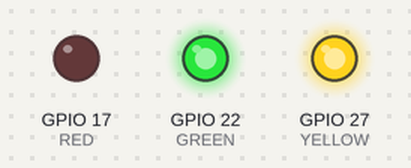
Recording of a program running on a simulated Raspberry Pi (BCM pin numbers). On the bench: output pins drawn as LEDs (lit = HIGH).

Above: at 5.0 s.
At 11.0 s:
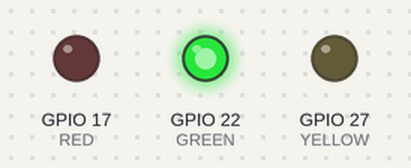
At 17.0 s:
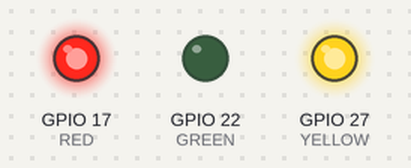
At 24.5 s:
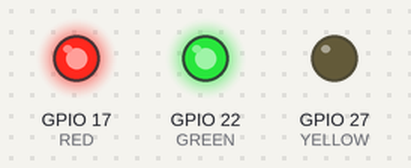
Timing chart, 0 to 35.1 s (numbered marks = the images above):
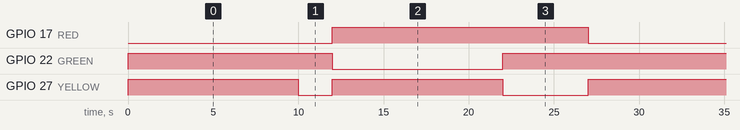

Measured:
- by itself, GPIO 17 (RED): alternates HIGH for 15.0 s and LOW for 12.0 s
- by itself, GPIO 22 (GREEN): alternates HIGH for 17.0 s and LOW for 10.0 s
- by itself, GPIO 27 (YELLOW): repeats every 27.0 s: HIGH 10.0 s, LOW 5.0 s, HIGH 10.0 s, LOW 2.0 s

The program:

traffic_light.py
```python
import RPi.GPIO as GPIO
import time

RED = 17
YELLOW = 27
GREEN = 22
WAIT = 10

# Pin Setup:
GPIO.setmode(GPIO.BCM) # Broadcom pin-numbering scheme
GPIO.setup(RED, GPIO.OUT) # LED pin set as output
GPIO.setup(YELLOW, GPIO.OUT) # PWM pin set as output
GPIO.setup(GREEN, GPIO.OUT) # PWM pin set as output

# Initial state for LEDs:
GPIO.output(RED, GPIO.HIGH)
GPIO.output(YELLOW, GPIO.HIGH)
GPIO.output(GREEN, GPIO.HIGH)


try:
    while True:
        GPIO.output(RED,GPIO.LOW)
        time.sleep(WAIT)
        GPIO.output(YELLOW,GPIO.LOW)
        time.sleep(2)
        GPIO.output(GREEN,GPIO.LOW)
        GPIO.output(RED, GPIO.HIGH)
        GPIO.output(YELLOW, GPIO.HIGH)
        time.sleep(WAIT)
        GPIO.output(GREEN, GPIO.HIGH)
        GPIO.output(YELLOW, GPIO.LOW)
        time.sleep(5)
        GPIO.output(YELLOW, GPIO.HIGH)
        GPIO.output(RED,GPIO.LOW)
except KeyboardInterrupt:
    GPIO.output(RED, GPIO.HIGH)
    GPIO.output(YELLOW, GPIO.HIGH)
    GPIO.output(GREEN, GPIO.HIGH)
    GPIO.cleanup()
```
